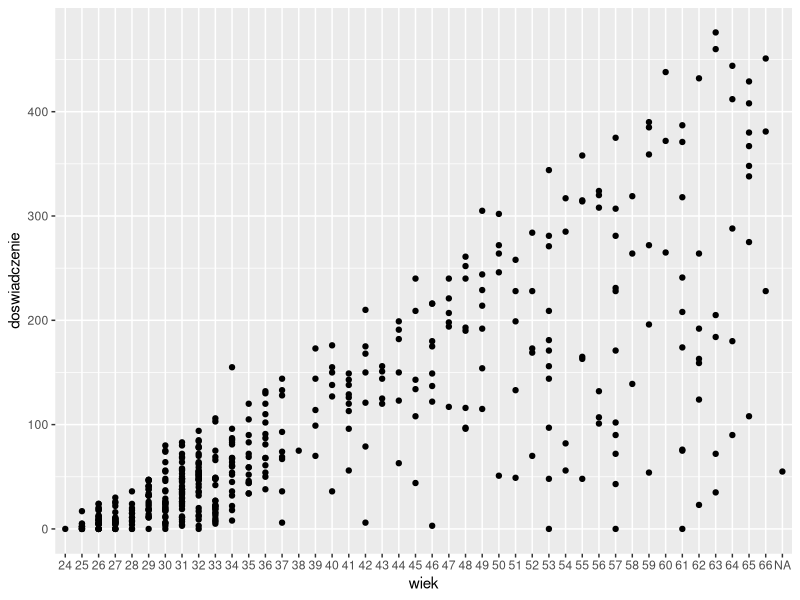

Source code (R):
## ---- chunk 1
library(tidyverse)
library(readxl)

pracownicy <- read_excel("data/pracownicy.xlsx")
## ---- chunk 2
summary(pracownicy)
## ---- chunk 3
pracownicy %>% 
  count(kat_pracownika) %>% 
  knitr::kable()
## ---- chunk 4
ggplot(pracownicy, aes(x = wiek, 
                       y = doswiadczenie)) +
  geom_point()
## ---- chunk 5
max_lata <- max(pracownicy$wiek, na.rm = T)
## ---- chunk 6
pracownicy %>% 
  group_by(kat_pracownika) %>% 
  summarise(sr_bwyn=mean(bwynagrodzenie),
            sr_pwyn=mean(pwynagrodzenie)) %>%
  knitr::kable()
